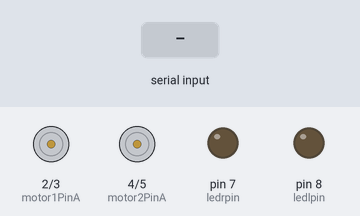
This sketch was run on a simulated Arduino Uno, built with avr-gcc and run on an emulated ATmega328P. Parts: motor-driver pin pairs drawn as motors (green arrow = first pin HIGH = forward, orange = second pin HIGH = backward, longer = more drive, scaled by the enable pin), output pins drawn as LEDs (lit = HIGH). The inputs (shaded band) are chosen by the test bench. What the sketch prints to the serial monitor is not drawn.

Above: at 1.2 s.
1.3 s: "F" received over the second serial link
At 2.5 s:
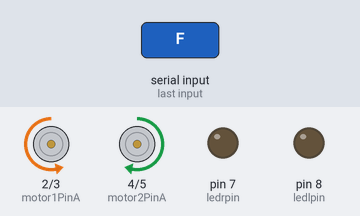
2.8 s: "R" received over the second serial link
At 3.7 s:
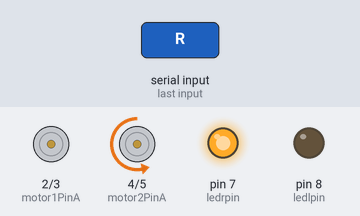
4.3 s: "S" received over the second serial link
At 4.8 s:
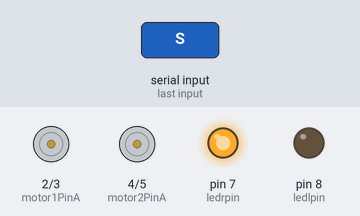
5.8 s: "L" received over the second serial link
At 7.0 s:
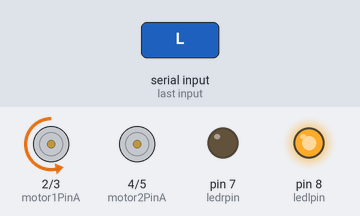
7.3 s: "B" received over the second serial link
At 8.3 s:
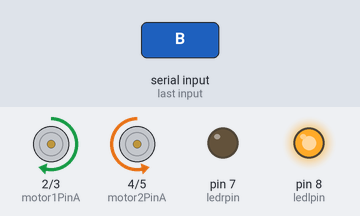
8.8 s: "G" received over the second serial link
At 9.4 s:
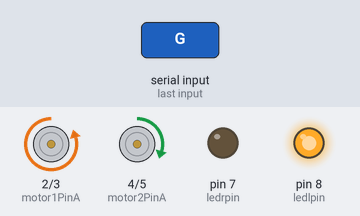
Timing chart, 0 to 11.3 s (numbered marks = the images above; inputs shaded):
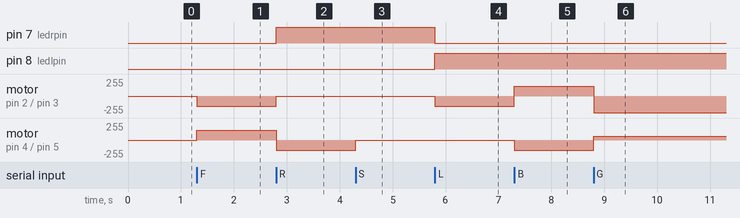

The sketch:

auduio_rc_car_led.ino
```cpp
#include <SoftwareSerial.h>
SoftwareSerial BTSerial(12, 13);   //RX,TX

int motor1PinA  = 2  ;
int motor1PinB  = 3  ;
int enablelPin  =11 ;
int motor2PinA  = 4  ;
int motor2PinB  = 5  ;
int enablerPin  = 10 ;
int ledrpin = 7;
int ledlpin = 8;
char in;
   void setup() {
        BTSerial.begin(9600);//블루투스 통신
        Serial.begin(9600);//시리얼통신

        pinMode(motor1PinA, OUTPUT);
        pinMode(motor1PinB, OUTPUT);
        pinMode(motor2PinA, OUTPUT);
        pinMode(motor2PinB, OUTPUT);
        pinMode(enablerPin, OUTPUT);
        pinMode(enablelPin, OUTPUT);
        pinMode(ledrpin,OUTPUT);
        pinMode(ledlpin,OUTPUT);
        // set enablePin high so that motor can turn on:
       analogWrite(enablelPin, 150);
       analogWrite(enablerPin, 150);
       //

       }
   void loop() {
       if (BTSerial.available())
          { in =BTSerial.read();
            Serial.write(in);
         }
         if (Serial.available())
          {  BTSerial.write(Serial.read());
             Serial.print("data =");
           Serial.println(in);
          }

    switch(in){
               case 'F':Forward(); break;
               case 'R': Right(); break;
               case 'S': Stop(); break;
               case 'L': Left(); break;
               case 'B': Back(); break;
               case 'G': ForwardLeft(); break;
               case 'I': ForwardRight(); break;
               case 'H': BackLeft(); break;
               case 'J': BackRight(); break;
             }


      }
void Forward(){
    //  앞
    digitalWrite(motor1PinA, LOW);
       digitalWrite(motor1PinB,HIGH);
       digitalWrite(motor2PinA,HIGH);
       digitalWrite(motor2PinB,LOW);
}
void Left(){
  digitalWrite(motor1PinA, LOW);    //좌회전
     digitalWrite(motor1PinB, HIGH);
     digitalWrite(motor2PinA, LOW);
     digitalWrite(motor2PinB, LOW);
     digitalWrite(ledlpin,HIGH);
     digitalWrite(ledrpin,LOW);

}
void Right(){
    digitalWrite(motor1PinA, LOW);    //우회전
    digitalWrite(motor1PinB, LOW);
    digitalWrite(motor2PinA, LOW);
    digitalWrite(motor2PinB, HIGH);
    digitalWrite(ledrpin,HIGH);
    digitalWrite(ledlpin,LOW);


}
void Stop(){
  digitalWrite(motor1PinA, LOW);     //정지
  digitalWrite(motor1PinB, LOW);
  digitalWrite(motor2PinA, LOW);
  digitalWrite(motor2PinB, LOW);
}
 void Back(){
  digitalWrite(motor1PinA, HIGH);
  digitalWrite(motor1PinB,LOW);
  digitalWrite(motor2PinA,LOW);
  digitalWrite(motor2PinB,HIGH);
  }
 void ForwardLeft(){
  analogWrite(enablelPin, 250);
  analogWrite(enablerPin, 60);

  digitalWrite(motor1PinA, LOW);
  digitalWrite(motor1PinB,HIGH);
  digitalWrite(motor2PinA,HIGH);
  digitalWrite(motor2PinB,LOW);
 }
 void ForwardRight(){
  analogWrite(enablelPin, 60);
  analogWrite(enablerPin, 250);

  digitalWrite(motor1PinA, LOW);    //우회전
    digitalWrite(motor1PinB, HIGH);
    digitalWrite(motor2PinA, HIGH);
    digitalWrite(motor2PinB, LOW);
 }

 void BackLeft(){
  analogWrite(enablelPin,250);
  analogWrite(enablerPin,60);

    digitalWrite(motor1PinA, HIGH);
    digitalWrite(motor1PinB,LOW);
    digitalWrite(motor2PinA, LOW);
    digitalWrite(motor2PinB, HIGH);//
 }
 void BackRight(){
  analogWrite(enablelPin,60);
  analogWrite(enablerPin, 250);

    digitalWrite(motor1PinA, HIGH);
    digitalWrite(motor1PinB,LOW);
    digitalWrite(motor2PinA, LOW);
    digitalWrite(motor2PinB, HIGH);
 }
```

Measured:
- after the input at 1.3 s, motor on pin 2 (motor1PinA) / pin 3 (motor1PinB): stopped → backward 150/255 at once; motor on pin 4 (motor2PinA) / pin 5 (motor2PinB): stopped → forward 150/255 at once
- after the input at 2.8 s, pin 7 (ledrpin): LOW → HIGH at once; motor on pin 2 (motor1PinA) / pin 3 (motor1PinB): backward 150/255 → stopped at once; motor on pin 4 (motor2PinA) / pin 5 (motor2PinB): forward 150/255 → backward 150/255 at once
- after the input at 4.3 s, motor on pin 4 (motor2PinA) / pin 5 (motor2PinB): backward 150/255 → stopped at once
- after the input at 5.8 s, pin 7 (ledrpin): HIGH → LOW at once; pin 8 (ledlpin): LOW → HIGH at once; motor on pin 2 (motor1PinA) / pin 3 (motor1PinB): stopped → backward 150/255 at once
- after the input at 7.3 s, motor on pin 2 (motor1PinA) / pin 3 (motor1PinB): backward 150/255 → forward 150/255 at once; motor on pin 4 (motor2PinA) / pin 5 (motor2PinB): stopped → backward 150/255 at once
- after the input at 8.8 s, motor on pin 2 (motor1PinA) / pin 3 (motor1PinB): forward 150/255 → backward 250/255 at once; motor on pin 4 (motor2PinA) / pin 5 (motor2PinB): backward 150/255 → forward 60/255 at once
